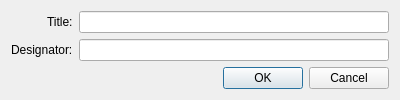
<?xml version="1.0" encoding="UTF-8"?>
<ui version="4.0">
 <class>DialogCategory</class>
 <widget class="QDialog" name="DialogCategory">
  <property name="geometry">
   <rect>
    <x>0</x>
    <y>0</y>
    <width>400</width>
    <height>98</height>
   </rect>
  </property>
  <property name="windowTitle">
   <string>Dialog</string>
  </property>
  <layout class="QFormLayout" name="formLayout">
   <property name="labelAlignment">
    <set>Qt::AlignRight|Qt::AlignTrailing|Qt::AlignVCenter</set>
   </property>
   <item row="0" column="0">
    <widget class="QLabel" name="lbl_title">
     <property name="text">
      <string>Title:</string>
     </property>
    </widget>
   </item>
   <item row="0" column="1">
    <widget class="QLineEdit" name="title">
     <property name="maxLength">
      <number>50</number>
     </property>
     <property name="frame">
      <bool>true</bool>
     </property>
    </widget>
   </item>
   <item row="1" column="0">
    <widget class="QLabel" name="lbl_designator">
     <property name="text">
      <string>Designator:</string>
     </property>
    </widget>
   </item>
   <item row="1" column="1">
    <widget class="QLineEdit" name="designator">
     <property name="maxLength">
      <number>10</number>
     </property>
    </widget>
   </item>
   <item row="2" column="0" colspan="2">
    <widget class="QDialogButtonBox" name="buttonBox">
     <property name="orientation">
      <enum>Qt::Horizontal</enum>
     </property>
     <property name="standardButtons">
      <set>QDialogButtonBox::Cancel|QDialogButtonBox::Ok</set>
     </property>
    </widget>
   </item>
  </layout>
 </widget>
 <resources/>
 <connections>
  <connection>
   <sender>buttonBox</sender>
   <signal>accepted()</signal>
   <receiver>DialogCategory</receiver>
   <slot>accept()</slot>
   <hints>
    <hint type="sourcelabel">
     <x>248</x>
     <y>254</y>
    </hint>
    <hint type="destinationlabel">
     <x>157</x>
     <y>274</y>
    </hint>
   </hints>
  </connection>
  <connection>
   <sender>buttonBox</sender>
   <signal>rejected()</signal>
   <receiver>DialogCategory</receiver>
   <slot>reject()</slot>
   <hints>
    <hint type="sourcelabel">
     <x>316</x>
     <y>260</y>
    </hint>
    <hint type="destinationlabel">
     <x>286</x>
     <y>274</y>
    </hint>
   </hints>
  </connection>
 </connections>
</ui>
